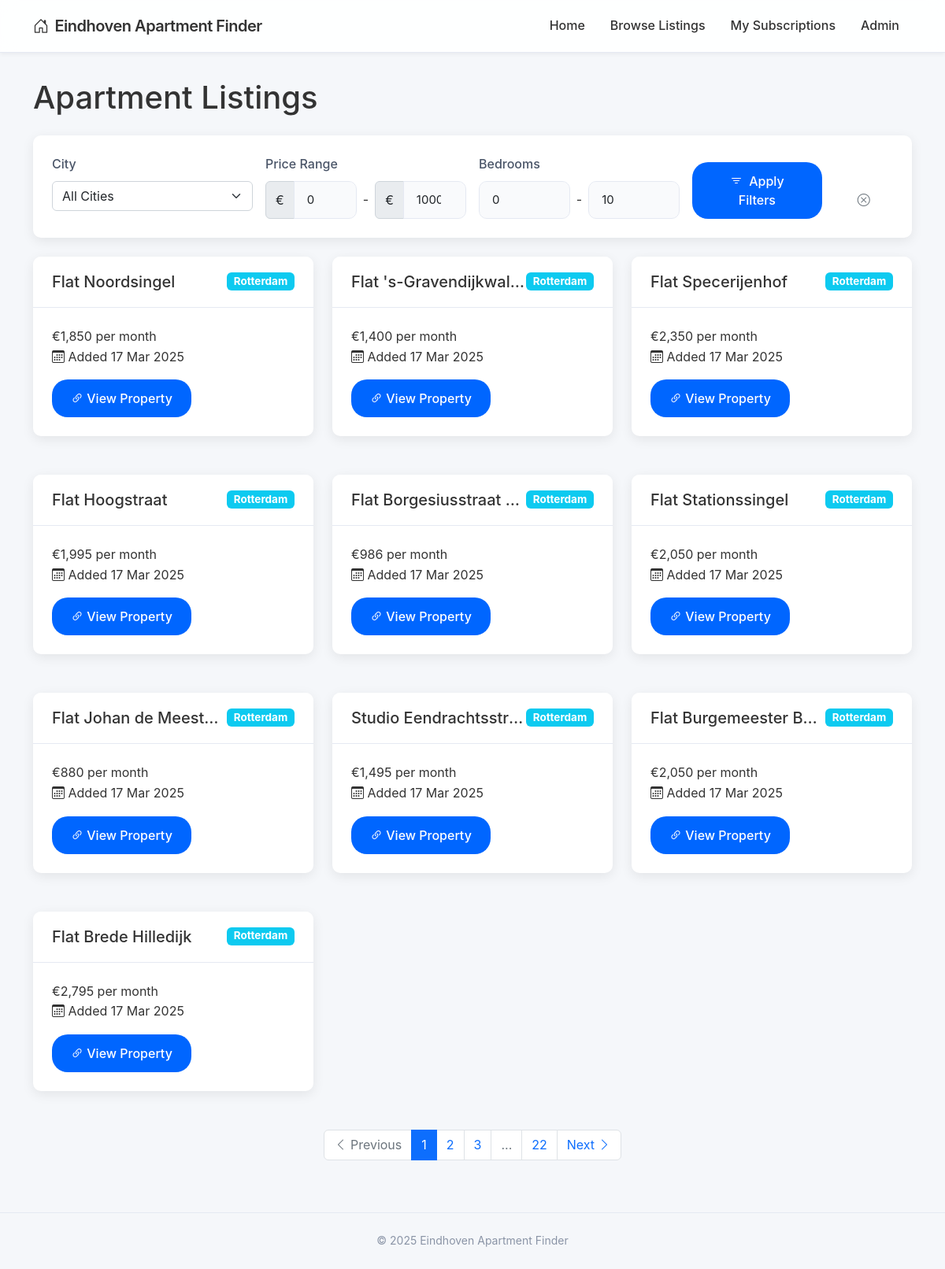
The page /browse_listings on the database its author committed.
### app/models.py (models this page shows, shortened)
class Listing(db.Model):
    id = db.Column(db.Integer, primary_key=True)
    title = db.Column(db.String(200), nullable=False)
    price = db.Column(db.Integer, nullable=False)
    price_text = db.Column(db.String(50), nullable=False)
    url = db.Column(db.String(500), nullable=False, unique=True)
    address = db.Column(db.String(200), nullable=True)
    bedrooms = db.Column(db.Integer, nullable=True)
    area = db.Column(db.Integer, nullable=True)
    specs = db.Column(db.Text, nullable=True)
    date_found = db.Column(db.DateTime, default=datetime.utcnow)
    notified = db.Column(db.Boolean, default=False)
    subscription_id = db.Column(db.Integer, db.ForeignKey('subscription.id'), nullable=True)
    city_id = db.Column(db.Integer, db.ForeignKey('city.id'), nullable=False)

class City(db.Model):
    id = db.Column(db.Integer, primary_key=True)
    name = db.Column(db.String(50), nullable=False, unique=True)
    url_name = db.Column(db.String(50), nullable=False, unique=True)  # For use in URLs
    base_url = db.Column(db.String(200), nullable=False)  # Base URL for scraping
    active = db.Column(db.Boolean, default=True)
    created_at = db.Column(db.DateTime, default=datetime.utcnow)
    subscriptions = db.relationship('Subscription', backref='city', lazy='dynamic')
    listings = db.relationship('Listing', backref='city', lazy='dynamic')

### app/routes.py (the view)
@main_bp.route('/browse_listings')
def browse_listings():
    page = request.args.get('page', 1, type=int)
    min_price = request.args.get('min_price', 0, type=int)
    max_price = request.args.get('max_price', 10000, type=int)
    min_bedrooms = request.args.get('min_bedrooms', 0, type=int)
    max_bedrooms = request.args.get('max_bedrooms', 10, type=int)
    query = Listing.query
    if min_price > 0:
        query = query.filter(Listing.price >= min_price)
    if max_price < 10000:
        query = query.filter(Listing.price <= max_price)
    if min_bedrooms > 0:
        query = query.filter(Listing.bedrooms >= min_bedrooms)
    if max_bedrooms < 10:
        query = query.filter(Listing.bedrooms <= max_bedrooms)
    listings = query.order_by(Listing.date_found.desc()).paginate(
        page=page, per_page=10, error_out=False)
    return render_template('listings.html', listings=listings,
                          min_price=min_price, max_price=max_price,
                          min_bedrooms=min_bedrooms, max_bedrooms=max_bedrooms)

### app/routes.py (called while the page is built)
@main_bp.before_request
def before_request():
    g.now = datetime.now()

### app/templates/listings.html (shortened to what this page needs)
{% extends "base.html" %}
{% block content %}
<div class="row">
    <div class="col-md-12">
        <h1 class="mb-4">Apartment Listings</h1>
        <div class="card mb-4">
            <div class="card-body">
                <form action="{{ url_for('main.browse_listings') }}" method="GET">
                    <div class="row g-3">
                        <div class="col-md-3">
                            <label class="form-label">City</label>
                            <select name="city_id" class="form-select">
                                <option value="">All Cities</option>
                            </select>
                        </div>
                        <div class="col-md-3">
                            <label class="form-label">Price Range</label>
                            <div class="d-flex align-items-center">
                                <div class="input-group">
                                    <span class="input-group-text">€</span>
                                    <input type="number" name="min_price" class="form-control" value="{{ min_price }}" placeholder="Min">
                                </div>
                                <span class="mx-2">-</span>
                                <div class="input-group">
                                    <span class="input-group-text">€</span>
                                    <input type="number" name="max_price" class="form-control" value="{{ max_price }}" placeholder="Max">
                                </div>
                            </div>
                        </div>
                        <div class="col-md-3">
                            <label class="form-label">Bedrooms</label>
                            <div class="d-flex align-items-center">
                                <input type="number" name="min_bedrooms" class="form-control" value="{{ min_bedrooms }}" placeholder="Min">
                                <span class="mx-2">-</span>
                                <input type="number" name="max_bedrooms" class="form-control" value="{{ max_bedrooms }}" placeholder="Max">
                            </div>
                        </div>
                        <div class="col-md-2 d-flex align-items-end">
                            <button type="submit" class="btn btn-primary w-100">
                                <i class="bi bi-filter me-1"></i> Apply Filters
                            </button>
                        </div>
                        <div class="col-md-1 d-flex align-items-end">
                            <a href="{{ url_for('main.browse_listings') }}" class="btn btn-outline-secondary w-100">
                                <i class="bi bi-x-circle"></i>
                            </a>
                        </div>
                    </div>
                </form>
            </div>
        </div>
        {% if listings.items %}
            <div class="row">
                {% for listing in listings.items %}
                    <div class="col-md-6 col-lg-4 mb-4">
                        <div class="card listing-card">
                            <div class="card-header">
                                <span class="badge bg-info float-end">{{ listing.city.name }}</span>
                                <h5 class="card-title mb-0 text-truncate">{{ listing.title }}</h5>
                            </div>
                            <div class="card-body">
                                <div class="listing-price">{{ listing.price_text }}</div>
                                <div class="listing-date">
                                    <i class="bi bi-calendar3"></i> Added {{ listing.date_found.strftime('%d %b %Y') }}
                                </div>
                                <a href="{{ listing.url }}" target="_blank" class="btn btn-primary mt-3">
                                    <i class="bi bi-link-45deg"></i> View Property
                                </a>
                            </div>
                        </div>
                    </div>
                {% endfor %}
            </div>
            <nav aria-label="Listings pagination">
                <ul class="pagination justify-content-center">
                    {% if listings.has_prev %}
                        <li class="page-item">
                            <a class="page-link" href="{{ url_for('main.browse_listings', page=listings.prev_num, min_price=min_price, max_price=max_price, min_bedrooms=min_bedrooms, max_bedrooms=max_bedrooms, city_id=city_id) }}">
                                <i class="bi bi-chevron-left"></i> Previous
                            </a>
                        </li>
                    {% else %}
                        <li class="page-item disabled">
                            <span class="page-link">
                                <i class="bi bi-chevron-left"></i> Previous
                            </span>
                        </li>
                    {% endif %}
                    {% for page_num in listings.iter_pages(left_edge=1, right_edge=1, left_current=1, right_current=2) %}
                        {% if page_num %}
                            {% if page_num == listings.page %}
                                <li class="page-item active">
                                    <span class="page-link">{{ page_num }}</span>
                                </li>
                            {% else %}
                                <li class="page-item">
                                    <a class="page-link" href="{{ url_for('main.browse_listings', page=page_num, min_price=min_price, max_price=max_price, min_bedrooms=min_bedrooms, max_bedrooms=max_bedrooms, city_id=city_id) }}">{{ page_num }}</a>
                                </li>
                            {% endif %}
                        {% else %}
                            <li class="page-item disabled">
                                <span class="page-link">...</span>
                            </li>
                        {% endif %}
                    {% endfor %}
                    {% if listings.has_next %}
                        <li class="page-item">
                            <a class="page-link" href="{{ url_for('main.browse_listings', page=listings.next_num, min_price=min_price, max_price=max_price, min_bedrooms=min_bedrooms, max_bedrooms=max_bedrooms, city_id=city_id) }}">
                                Next <i class="bi bi-chevron-right"></i>
                            </a>
                        </li>
                    {% else %}
                        <li class="page-item disabled">
                            <span class="page-link">
                                Next <i class="bi bi-chevron-right"></i>
                            </span>
                        </li>
                    {% endif %}
                </ul>
            </nav>
        {% else %}
            <div class="alert alert-info">
                <i class="bi bi-info-circle me-2"></i> No listings found matching your criteria.
            </div>
        {% endif %}
    </div>
</div>
{% endblock %}

### app/static/css/main.css (style rules this page uses)
:root { --primary-color: #0066ff; --primary-hover: #0052cc; --background-color: #f5f7fa; --card-color: #ffffff; --text-color: #333333; --muted-color: #8a94a6; --border-color: #e5e9f2; --success-color: #00c853; --error-color: #ff3b30; --shadow-sm: 0 2px 5px rgba(0, 0, 0, 0.05); --shadow-md: 0 4px 15px rgba(0, 0, 0, 0.08); --radius-sm: 6px; --radius-md: 10px; --radius-lg: 20px; --transition: all 0.2s ease; }
body { font-family: -apple-system, BlinkMacSystemFont, 'Segoe UI', Roboto, Helvetica, Arial, sans-serif; background-color: var(--background-color); color: var(--text-color); line-height: 1.6; -webkit-font-smoothing: antialiased; }
.card { border: none; border-radius: var(--radius-md); box-shadow: var(--shadow-md); transition: var(--transition); margin-bottom: 25px; overflow: hidden; background-color: var(--card-color); }
.card-header { background-color: var(--card-color); border-bottom: 1px solid var(--border-color); padding: 20px 24px; font-weight: 600; font-size: 18px; }
.card-body { padding: 24px; }
.btn { border-radius: var(--radius-lg); padding: 12px 24px; font-weight: 500; transition: var(--transition); border: none; }
.btn-primary { background-color: var(--primary-color); color: white; }
.form-control { border-radius: var(--radius-md); border: 1px solid var(--border-color); padding: 12px 16px; font-size: 15px; transition: var(--transition); box-shadow: none; background-color: #f9fafc; }
.form-label { font-weight: 500; margin-bottom: 8px; color: #4a5568; }

### rows shown on the page
Listing: city.name "Rotterdam", title "Flat Noordsingel", price_text "€1,850 per month", date_found "17 Mar 2025"
Listing: city.name "Rotterdam", title "Flat 's-Gravendijkwal…", price_text "€1,400 per month", date_found "17 Mar 2025"
Listing: city.name "Rotterdam", title "Flat Specerijenhof", price_text "€2,350 per month", date_found "17 Mar 2025"
Listing: city.name "Rotterdam", title "Flat Hoogstraat", price_text "€1,995 per month", date_found "17 Mar 2025"
Listing: city.name "Rotterdam", title "Flat Borgesiusstraat…", price_text "€986 per month", date_found "17 Mar 2025"
Listing: city.name "Rotterdam", title "Flat Stationssingel", price_text "€2,050 per month", date_found "17 Mar 2025"
Listing: city.name "Rotterdam", title "Flat Johan de Meest…", price_text "€880 per month", date_found "17 Mar 2025"
Listing: city.name "Rotterdam", title "Studio Eendrachtsstr…", price_text "€1,495 per month", date_found "17 Mar 2025"
Listing: city.name "Rotterdam", title "Flat Burgemeester B…", price_text "€2,050 per month", date_found "17 Mar 2025"
Listing: city.name "Rotterdam", title "Flat Brede Hilledijk", price_text "€2,795 per month", date_found "17 Mar 2025"

### other values the page prints
{{ page_num }} "1"
{{ page_num }} "2" "3" "22"
{{ g.now.year }} "2025"
